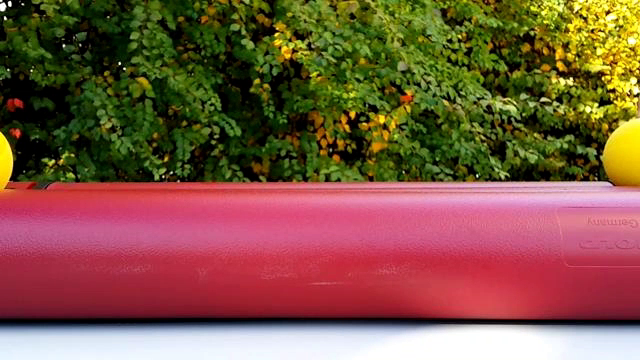
#> input picture frame 16 of test3/2balls_25.mp4, 640 x 360 px
$ python balls.py
#> lines starting #> are read from the running program, lines starting #| are printed output that depends on the picture; after the words box and inside, x2 and y2 are one past the last pixel; in counts of white or black regions, pixels touching at a corner belong together
#> further down, frame is the input picture: shape (360, 640, 3); mean B, G, R 67.5, 87.1, 127.3
import cv2 as cv
import numpy as np


# open video clip
cap = cv.VideoCapture('2balls_25.mp4')
if not cap.isOpened():
    print("Cannot open camera")
    exit()

tracking = 0

def ball_detect(frame):
    # convert to hsv
    hsv = cv.cvtColor(frame, cv.COLOR_BGR2HSV)
#> hsv: shape (360, 640, 3); mean H, S, V 92.7, 174.8, 136.5
    # yellow filter with inRange function
    low_H = 25
    high_H = 35
    low_S = low_V = 150
    high_S = high_V = 255
    mask = cv.inRange(hsv,np.array([low_H, low_S, low_V]),np.array([high_H,high_S,high_V]))
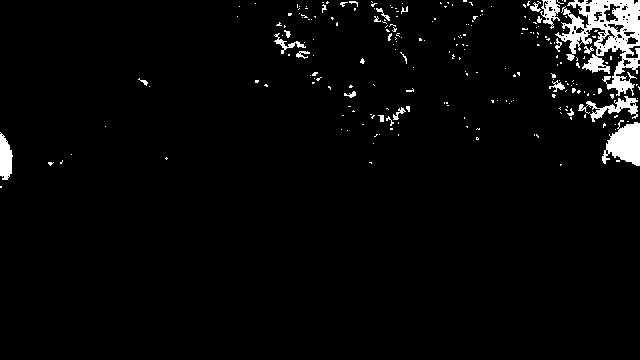
#> mask: shape (360, 640); 3.4% white; 235 white regions (208 under 20 px), largest, box (x1, y1, x2, y2) and area: (555, 0, 640, 96) 3587, (602, 120, 640, 166) 1109, (578, 96, 638, 122) 525

    # noise remove with morphology (optional)
    kernel_ci =  np.array([[0,0,1,0,0],
                        [0,1,1,1,0],
                       [1,1,1,1,1],
                       [0,1,1,1,0],
                       [0,0,1,0,0]], dtype=np.uint8)
    mask = cv.morphologyEx(mask,cv.MORPH_OPEN,kernel_ci,iterations=2)
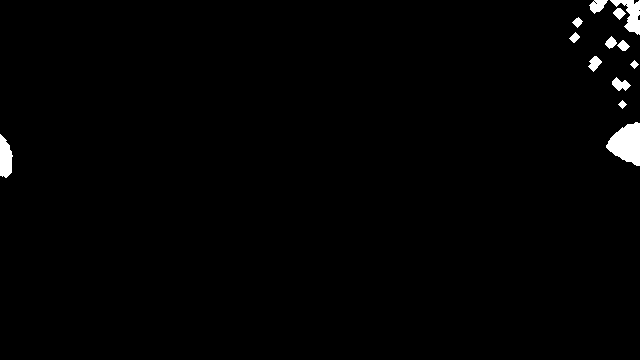
#> mask: shape (360, 640); 1.2% white; 13 white regions
    # find contours
    contours, hierachy = cv.findContours(mask,cv.RETR_EXTERNAL, cv.CHAIN_APPROX_SIMPLE)
#> contours = 13 contours; largest, box (x1, y1, x2, y2) and area: (606, 122, 640, 166) 938, (610, 0, 640, 35) 412, (0, 134, 13, 178) 376, (589, 0, 608, 14) 141, (612, 77, 631, 91) 130
    # detect circle
    min_radius = 30
    max_radius = 60
    balls = np.empty((0, 4),dtype=np.uint8)
    for c in contours:
        (x,y),radius = cv.minEnclosingCircle(c)
        radius = int(radius)
        # print(radius)
        if (radius > min_radius) and (radius < max_radius):
            x,y,w,h = cv.boundingRect(c)
            cv.rectangle(frame,(x,y),(x+w,y+h),(0,255,0),2)
            balls = np.vstack((balls,np.array([x,y,w,h])))
#> this loop made 13 passes
#> radius on passes 1, 2, 4, 6, 7, 8, 9, 10, 11, 12, 13: 21, 23, 9, 7, 6, 6, 5, 5, 6, 22, 9
#> (c, radius) on passes 3, 5: ([[622, 100], [618, 104], [622, 108], [626, 104]], 4), ([[634, 60], [630, 64], [634, 68], [638, 64]], 4)
    cv.imshow("bbox",frame)
    # print(balls.shape)
    return balls

# read each frame
while True:
    # read next frame
    ret, frame = cap.read()
    if tracking == 0:
        # detect ball
        balls = ball_detect(frame)
#> balls = empty array
        # if 2 balls are detected -> tracking = 1
        print(balls.shape)
#| (0, 4)
        if balls.shape[0] == 2:
            tracking = 1

            print(balls[0,:])
            print(balls[1,:])

            ball_1= balls[0,:]
            ball_2= balls[1,:]

    else:
        pass
        # get balls ROIs

        # get keypoints of each ROIs

        # use KLT algorithm to predict balls' location

        # Draw it on image
        tracker = cv.TrackerCSRT_create()
        tracker2 = cv.TrackerCSRT_create()
        r1 = ball_1
        r2 = ball_2
        ret1 = tracker.init(frame, r1)
        ret2 = tracker2.init(frame, r2)


        ##############################

        while True:
            # Capture frame-by-frame
            ret, frame = cap.read()
            # if frame is read correctly ret is True
            if not ret:
                print("Can't receive frame (stream end?). Exiting ...")
                break
            # frame = cv.resize(frame,(320,240))
            ret1, obj1 = tracker.update(frame)
            ret2, obj2 = tracker2.update(frame)
            if ret1 and ret2:
                p1 = (int(obj1[0]),int(obj1[1]))
                p2 = (int(obj1[0] + obj1[2]),int(obj1[1] + obj1[3]))
                cv.rectangle(frame, p1,p2, (255,0,0), 2, 1)
                cv.putText(frame, " ball_1", (obj1[0] + obj1[2], obj1[1] + obj1[3]), cv.FONT_HERSHEY_SIMPLEX, 0.5, (255,0,0), 2)

                p3 = (int(obj2[0]),int(obj2[1]))
                p4 = (int(obj2[0] + obj2[2]),int(obj2[1] + obj2[3]))
                cv.rectangle(frame, p3,p4, (255,0,0), 2, 1)
                cv.putText(frame, " ball_2", (obj2[0] + obj2[2], obj2[1] + obj2[3]), cv.FONT_HERSHEY_SIMPLEX, 0.5, (255,0,0), 2)

                print(' ')
                print(p1,p2)
                print(p3,p4)


            # [5 lines of commented-out code are left out]


            else:
                print("tracking fail")
                # detect object

            cv.imshow("first frame", frame)
            k = cv.waitKey(30) & 0xff
            if k == 27:
                break


    # cv.imshow("first frame", frame)
    k = cv.waitKey(30) & 0xff
#> (key Esc is pressed here)
    if k == 27:
        break
# When everything done, release the capture
cap.release()
cv.destroyAllWindows()

$ run again, starting later in the video
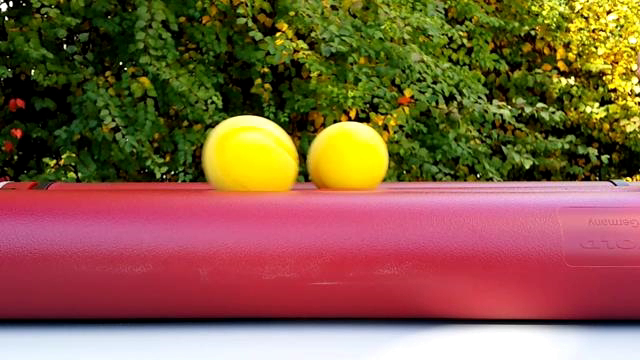
#> input picture frame 73 of test3/2balls_25.mp4, 640 x 360 px
#> frame is the input picture: shape (360, 640, 3); mean B, G, R 68.6, 93, 133.7
#> hsv: shape (360, 640, 3); mean H, S, V 90.5, 173.5, 142.2
#> in ball_detect, `mask = cv.morphologyEx(mask,cv.MORPH_OPEN,kernel_ci,iterations=2)`:
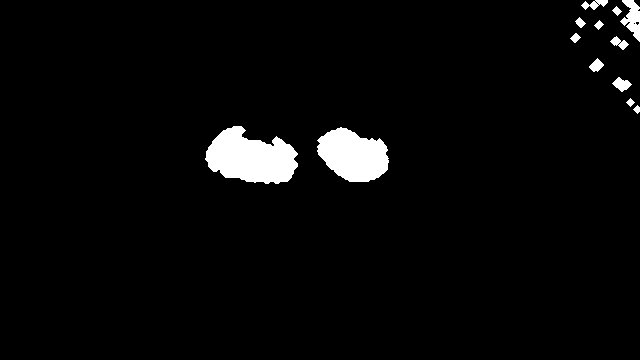
#> mask: shape (360, 640); 3.4% white; 13 white regions
#> contours = 13 contours; largest, box (x1, y1, x2, y2) and area: (205, 126, 298, 184) 3536, (317, 127, 389, 182) 2718, (620, 0, 640, 42) 403, (612, 77, 632, 92) 143, (581, 0, 608, 10) 121
#> the loop in ball_detect, `for c in contours:` made 13 passes
#> (radius, w, h, balls) on passes 1 to 2: (37, 72, 55, [[317, 127, 72, 55]]), (46, 93, 58, [[317, 127, 72, 55], [205, 126, 93, 58]])
#> after the loop in ball_detect, `for c in contours:`:
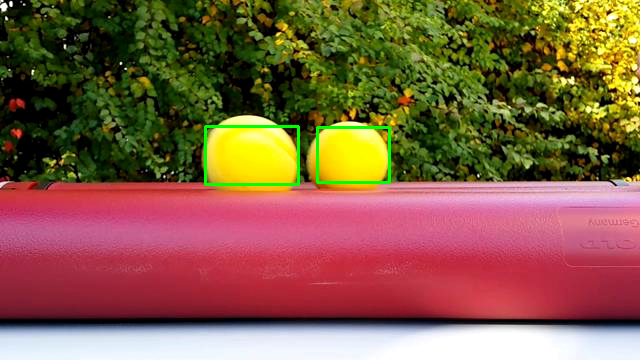
#> frame: shape (360, 640, 3); 0.72% of pixels changed, all inside (x1, y1, x2, y2) = (204, 125, 391, 186)
#> `balls = ball_detect(frame)`: balls = [[317, 127, 72, 55], [205, 126, 93, 58]]
#| (2, 4)
#| [317 127  72  55]
#| [205 126  93  58]
#> ball_1 = [317, 127, 72, 55]
#> ball_2 = [205, 126, 93, 58]

$ run again, starting later in the video
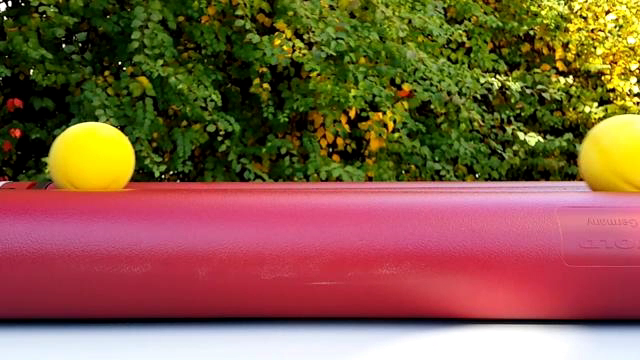
#> input picture frame 131 of test3/2balls_25.mp4, 640 x 360 px
#> frame is the input picture: shape (360, 640, 3); mean B, G, R 68.4, 91.5, 132.8
#> hsv: shape (360, 640, 3); mean H, S, V 91.4, 174.7, 141.5
#> in ball_detect, `mask = cv.morphologyEx(mask,cv.MORPH_OPEN,kernel_ci,iterations=2)`:
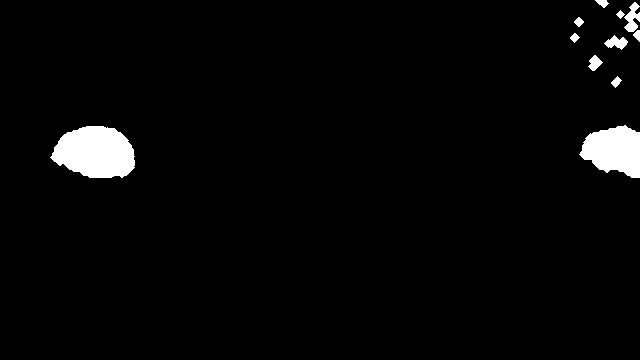
#> mask: shape (360, 640); 2.9% white; 11 white regions
#> contours = 11 contours; largest, box (x1, y1, x2, y2) and area: (50, 126, 135, 178) 3261, (579, 125, 640, 178) 2210, (624, 2, 640, 32) 236, (604, 35, 628, 50) 171, (588, 55, 603, 71) 118
#> the loop in ball_detect, `for c in contours:` made 11 passes
#> (radius, w, h, balls) on passes 1 to 2: (42, 85, 52, [[50, 126, 85, 52]]), (34, 61, 53, [[50, 126, 85, 52], [579, 125, 61, 53]])
#> after the loop in ball_detect, `for c in contours:`:
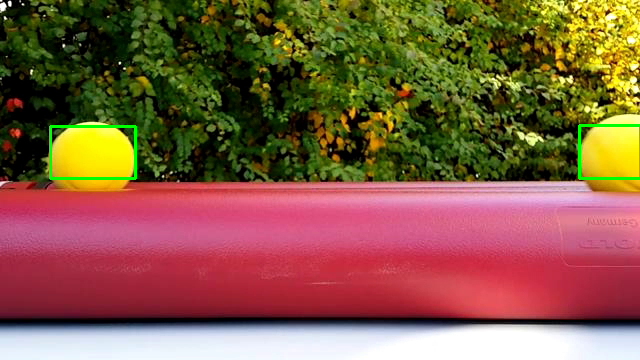
#> frame: shape (360, 640, 3); 0.6% of pixels changed, all inside (x1, y1, x2, y2) = (49, 124, 640, 180)
#> `balls = ball_detect(frame)`: balls = [[50, 126, 85, 52], [579, 125, 61, 53]]
#| (2, 4)
#| [ 50 126  85  52]
#| [579 125  61  53]
#> ball_1 = [50, 126, 85, 52]
#> ball_2 = [579, 125, 61, 53]
